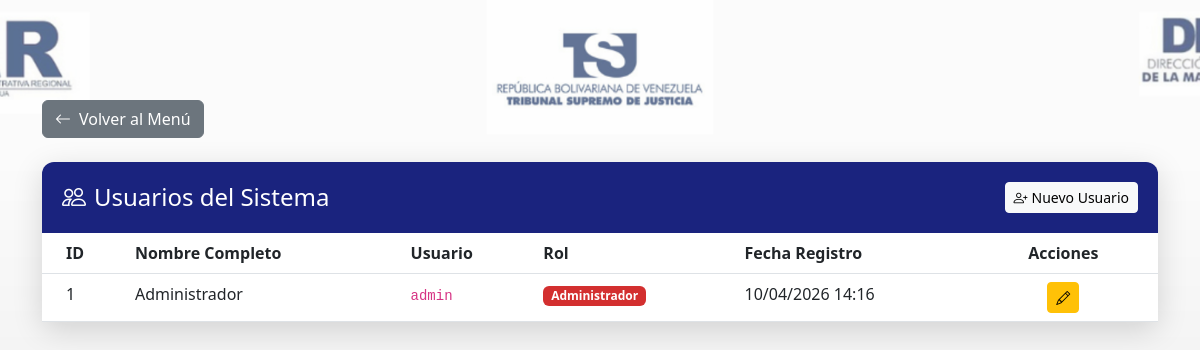
Page /usuarios (signed in) on the committed database.
### tables this page shows
CREATE TABLE `usuarios_sistema` (
  `id_usuario` int NOT NULL AUTO_INCREMENT,
  `nombre_full` varchar(100) NOT NULL,
  `usuario_nick` varchar(50) NOT NULL,
  `password_hash` varchar(255) NOT NULL,
  `rol` enum('admin','operador') DEFAULT 'operador',
  `fecha_registro` timestamp NOT NULL DEFAULT CURRENT_TIMESTAMP,
  `status` int DEFAULT '1',
  PRIMARY KEY (`id_usuario`),
  UNIQUE KEY `usuario_nick` (`usuario_nick`)
);

### Core/Controller.php (called while the page is built, shortened)
<?php
class Controller {
    public function __construct() {
        $this->db = Database::getConnection();
    }
    protected function render(string $vista, array $datos = []): void {
        extract($datos);
        $ruta = __DIR__ . '/../Views/' . $vista . '.php';
        require $ruta;
    }
}

### Controllers/UsuarioController.php (called while the page is built, shortened)
<?php
class UsuarioController extends Controller {
    private Usuario $model;
    public function __construct() {
        require_once __DIR__ . '/../Models/Usuario.php';
        $this->model = new Usuario($this->db);
    }
    public function index(): void {
        $usuarios     = $this->model->obtenerTodos();
        $this->render('usuario/index', compact('usuarios','usuarioEditar','accion','mensaje','tipoAlerta'));
    }
}

### index.php (called while the page is built, shortened)
<?php
spl_autoload_register(function (string $clase): void {
    $directorios = [
        __DIR__ . '/Core/',
        __DIR__ . '/Models/',
        __DIR__ . '/Controllers/',
    ];
    foreach ($directorios as $dir) {
        $archivo = $dir . $clase . '.php';
        if (file_exists($archivo)) {
            return;
        }
    }
});
try {
    $app = new App();
    $app->run();
} catch (Throwable $e) {
    if ($e->getCode() === 404) {
        http_response_code(404);
        echo "<h1>404 - Página no encontrada</h1><a href='" . BASE_URL . "/'>Volver al inicio</a>";
    } else {
        http_response_code(500);
        echo "<h1>Error del sistema</h1><p>" . htmlspecialchars($e->getMessage()) . "</p>";
    }
}

### Core/Database.php (called while the page is built, shortened)
<?php
class Database {
    private static ?PDO $instance = null;
    public static function getConnection(): PDO {
        if (self::$instance === null) {
            $host   = 'localhost';
            $dbname = 'archivo_judicial';
            $user   = 'chris';
            $pass   = '04022002';
            $dsn = "mysql:host={$host};dbname={$dbname};charset=utf8mb4";
            $opciones = [
                PDO::ATTR_ERRMODE            => PDO::ERRMODE_EXCEPTION,
                PDO::ATTR_DEFAULT_FETCH_MODE => PDO::FETCH_ASSOC,
                PDO::ATTR_EMULATE_PREPARES   => false,
            ];
            try {
                self::$instance = new PDO($dsn, $user, $pass, $opciones);
            } catch (PDOException $e) {
                http_response_code(500);
                die(json_encode(['error' => 'Error de conexion a la base de datos.']));
            }
        }
        return self::$instance;
    }
}

### Models/Usuario.php (called while the page is built, shortened)
<?php
class Usuario {
    private PDO $db;
    public function __construct(PDO $db) {
        $this->db = $db;
    }
    public function obtenerTodos(): array {
        $stmt = $this->db->query(
            "SELECT * FROM usuarios_sistema WHERE status = 1 ORDER BY fecha_registro DESC"
        );
        return $stmt->fetchAll();
    }
}

### Views/usuario/index.php (the view, shortened to what this page needs)
<!DOCTYPE html>
<html lang="es">
<head>
    <link href="https://cdn.jsdelivr.net/npm/bootstrap@5.3.0/dist/css/bootstrap.min.css" rel="stylesheet">
    <link rel="stylesheet" href="/assets/css/bootstrap-icons.css">
</head>
<body>
<div class="container">
    <div class="mb-4">
        <a href="/" class="btn btn-secondary"><i class="bi bi-arrow-left me-2"></i>Volver al Menú</a>
    </div>
    <div class="card card-usuarios">
        <div class="card-header-custom d-flex justify-content-between align-items-center">
            <h4 class="mb-0"><i class="bi bi-people me-2"></i>Usuarios del Sistema</h4>
            <a href="/usuarios?accion=crear" class="btn btn-light btn-sm"><i class="bi bi-person-plus me-1"></i>Nuevo Usuario</a>
        </div>
        <div class="card-body p-0">
            <div class="table-responsive">
                <table class="table table-hover mb-0">
                    <thead><tr>
                        <th class="ps-4">ID</th><th>Nombre Completo</th><th>Usuario</th><th>Rol</th><th>Fecha Registro</th><th class="pe-4 text-center">Acciones</th>
                    </tr></thead>
                    <tbody>
                    <?php foreach($usuarios as $u): ?>
                    <tr>
                        <td class="ps-4"><?= $u['id_usuario'] ?></td>
                        <td><?= htmlspecialchars($u['nombre_full']) ?></td>
                        <td><code><?= htmlspecialchars($u['usuario_nick']) ?></code></td>
                        <td><span class="badge badge-<?= $u['rol'] ?>"><?= $u['rol']==='admin'?'Administrador':'Operador' ?></span></td>
                        <td><?= date('d/m/Y H:i', strtotime($u['fecha_registro'])) ?></td>
                        <td class="pe-4 text-center">
                            <a href="/usuarios?accion=editar&id=<?= $u['id_usuario'] ?>" class="btn btn-sm btn-warning" title="Editar"><i class="bi bi-pencil"></i></a>
                        </td>
                    </tr>
                    <?php endforeach; ?>
                    </tbody>
                </table>
            </div>
        </div>
    </div>
</div>
</body></html>

### Views/usuario/index.php (style rules this page uses)
:root { --azul:#1a237e; }
body { background-image:url('/background.png');background-size:cover;background-position:top center;background-repeat:no-repeat;background-attachment:fixed;font-family:'Segoe UI',system-ui,sans-serif;min-height:100vh;padding-bottom:50px; }
.container { padding-top:100px; }
.card-usuarios { background:#fff;border-radius:12px;box-shadow:0 8px 30px rgba(0,0,0,.15);border:none; }
.card-header-custom { background-color:var(--azul);color:#fff;border-top-left-radius:12px;border-top-right-radius:12px;padding:20px; }
.table thead { background-color:var(--azul);color:#fff; }
.badge-admin { background-color:#d32f2f; }

### rows in the picture
usuarios_sistema: id_usuario "1", nombre_full "Administrador", usuario_nick "admin", rol "Administrador", fecha_registro "10/04/2026 14:16"
